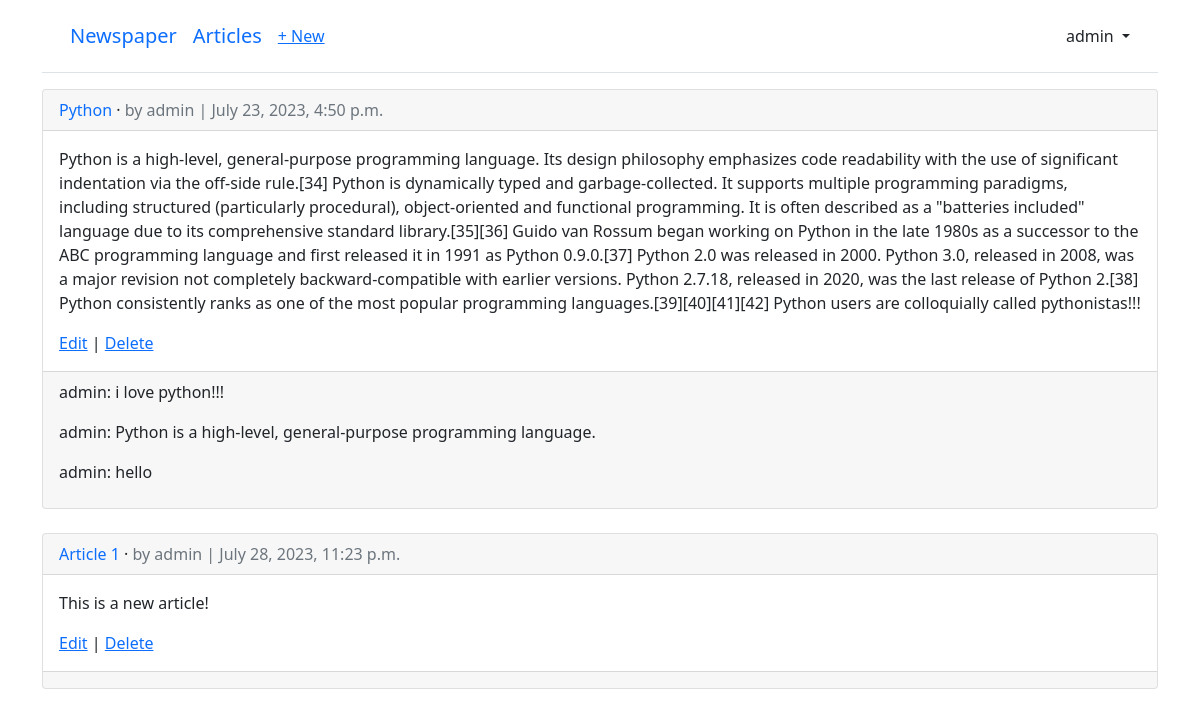
/articles/ (signed in), run on the app's committed database.
### accounts/models.py (models this page shows)
class CustomUser(AbstractUser):
    age = models.PositiveIntegerField(null=True, blank=True)

### articles/models.py (models this page shows, shortened)
class Article(models.Model):
    title = models.CharField(max_length=255)
    body = models.TextField()
    date = models.DateTimeField(auto_now_add=True)
    author = models.ForeignKey(
        settings.AUTH_USER_MODEL,
        on_delete=models.CASCADE
    )

class Comment(models.Model):
    article = models.ForeignKey(Article, on_delete=models.CASCADE)
    comment = models.CharField(max_length=140)
    author = models.ForeignKey(
        settings.AUTH_USER_MODEL,
        on_delete=models.CASCADE,
    )
    def __str__(self):
        return self.comment

### articles/views.py (the view)
# urls.py: path('', ArticleListView.as_view(), name='article_list'),
class ArticleListView(LoginRequiredMixin, ListView):
    model = Article
    template_name = "article_list.html"

### templates/article_list.html (shortened to what this page needs)
{% extends "registration/base.html" %}
{% block content %}
    {% for article in article_list %}
        <div class="card">
            <div class="card-header">
                <span class="font-weight-bold"><a href="{% url 'article_detail' article.pk %}" style="text-decoration: none;">{{ article.title }}</a></span> &middot;
                <span class="text-muted">by {{ article.author }} | {{ article.date }}</span>
            </div>
            <div class="card-body">
                <p>{{ article.body }}</p>
                <a href="{% url 'article_edit' article.pk %}">Edit</a> |
                <a href="{% url 'article_delete' article.pk %}">Delete</a>
            </div>
            <div class="card-footer">
                {% for comment in article.comment_set.all %}
                    <p>
                        <span class="font-weight-bold">
                            {{ comment.author }}:
                        </span>
                        {{ comment }}
                    </p>
                {% endfor %}
            </div>
        </div>
        <br />
    {% endfor %}
{% endblock content %}

### templates/registration/base.html (shortened to what this page needs)
<!DOCTYPE html>
<html>
    <head>
        <link href="https://cdn.jsdelivr.net/npm/bootstrap@5.1.3/dist/css/bootstrap.min.css" rel="stylesheet">
    </head>
    <body>
        <div class="container">
            <header class="p-3 mb-3 border-bottom">
                <div class="container">
                    <div class="d-flex flex-wrap align-items-center justify-content-center justify-content-lg-start">
                        <a class="navbar-brand" href="{% url 'home' %}">Newspaper</a>
                        <a class="navbar-brand" href="{% url 'article_list' %}">Articles</a>
                        <ul class="nav col-12 col-lg-auto me-lg-auto mb-2 justify-content-center mb-md-0">
                            {% if user.is_authenticated %}
                                <li><a href="{% url 'article_new' %}">+ New</a></li>
                        </ul>
                        <div class="dropdown text-end">
                            <a href="#" class="d-block link-dark text-decoration-none dropdown-toggle" id="dropdownUser1" data-bs-toggle="dropdown" aria-expanded="false">
                                {{ user.username }}
                            </a>
                        </div>
                        {% else %}
                        </ul>
                        <div class="text-end">
                            <a href="{% url 'login' %}" class="btn btn-outline-primary me-2">Log In</a>
                            <a href="{% url 'signup' %}" class="btn btn-primary">Sign Up</a>
                        </div>
                        {% endif %}
                    </div>
                </div>
            </header>
            <main>
                {% block content %}
                {% endblock content %}
            </main>
        </div>
    </body>
</html>

### data on the page
CustomUser: username "admin"
Article: title "Python", author "admin", date "July 23, 2023, 4:50 p.m.", body "Python is a high-level, general-purpose programming language. Its design philosophy emphasizes code readability with the use of significant indentation via the off-side rule.[34] Python is dynamically typed and garbage-collected. It supports multiple programming paradigms, including structured (particularly procedural), object-oriented and functional programming. It is often described as a \"batteries included\" language due to its comprehensive standard library.[35][36] Guido van Rossum began working on Python in the late 1980s as a successor to the ABC programming language and first released it in 1991 as Python 0.9.0.[37] Python 2.0 was released in 2000. Python 3.0, released in 2008, was a…"
Comment: author "admin", comment "i love python!!!"
Comment: author "admin", comment "Python is a high-level, general-purpose programming language."
Comment: author "admin", comment "hello"
Article: title "Article 1", author "admin", date "July 28, 2023, 11:23 p.m.", body "This is a new article!"
